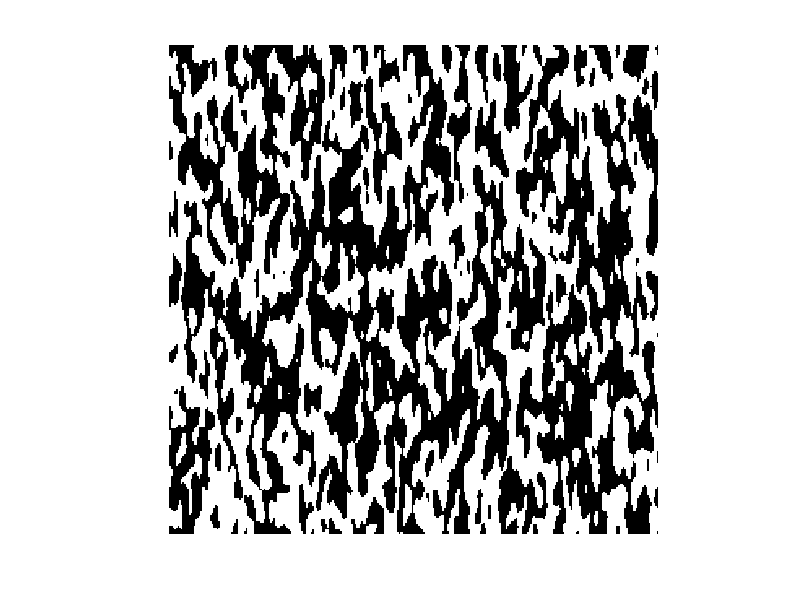

This chart was generated by the following MATLAB code:
clear
clc
close all

el=301;  % Size of the microstructure

nods=50; % Number of data sets per class

%% Isotropic datasets
M=zeros(nods,el^2);
[X,Y]=meshgrid(-floor(el/2):floor(el/2));
F=mvnpdf([X(:) Y(:)],[0 0],[10 0; 0 10]); %y = mvnpdf(X,MU,SIGMA)
F2=reshape(F,el,el);

for ii=1:nods    
    M2=ifft2(fft2(F2).*conj(fft2(rand(el,el))));
    M2s=sort(M2(:));
    M2(M2>M2s(round(ceil(el^2/2)+randn(1)*300)))=1;
    M2(M2~=1)=0;
    M(ii,:)=M2(:);    
end

save M1.mat M

%% X fiber datasets
M=zeros(nods,el^2);
[X,Y]=meshgrid(-floor(el/2):floor(el/2));
F=mvnpdf([X(:) Y(:)],[0 0],[20 0; 0 2]);
F2=reshape(F,el,el);

for ii=1:nods    
    M2=ifft2(fft2(F2).*conj(fft2(rand(el,el))));
    M2s=sort(M2(:));
    M2(M2>M2s(round(ceil(el^2/2)+randn(1)*300)))=1;
    M2(M2~=1)=0;
    M(ii,:)=M2(:);    
end

save M2.mat M

%% Y fiber datasets
M=zeros(nods,el^2);
[X,Y]=meshgrid(-floor(el/2):floor(el/2));
F=mvnpdf([X(:) Y(:)],[0 0],[2 0; 0 20]);
F2=reshape(F,el,el);

for ii=1:nods    
    M2=ifft2(fft2(F2).*conj(fft2(rand(el,el))));
    M2s=sort(M2(:));
    M2(M2>M2s(round(ceil(el^2/2)+randn(1)*300)))=1;
    M2(M2~=1)=0;
    M(ii,:)=M2(:);    
end

save M3.mat M

%% 
testd=M(1,:)
test=reshape(testd,[el,el])
figure
imshow(test)